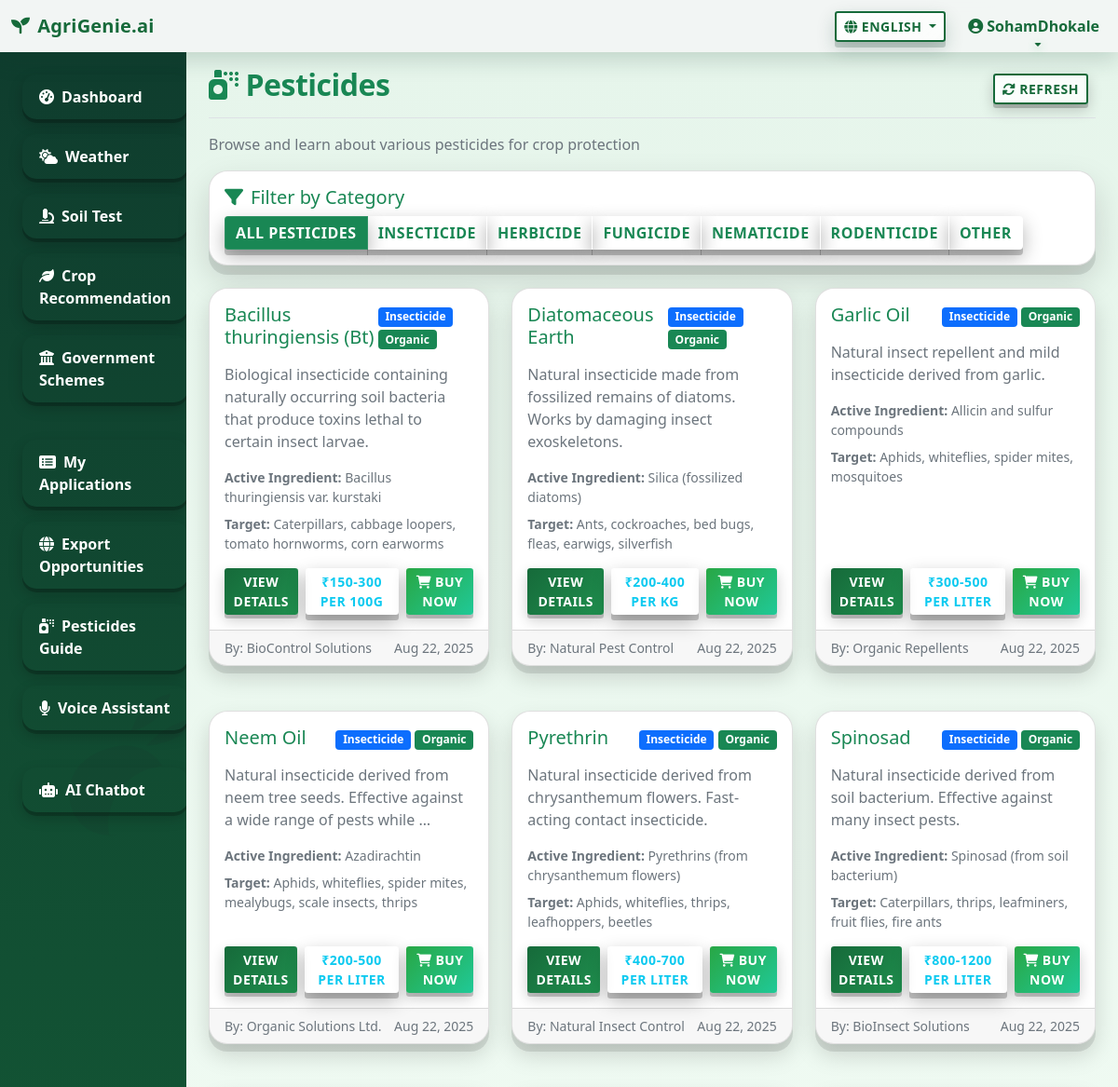
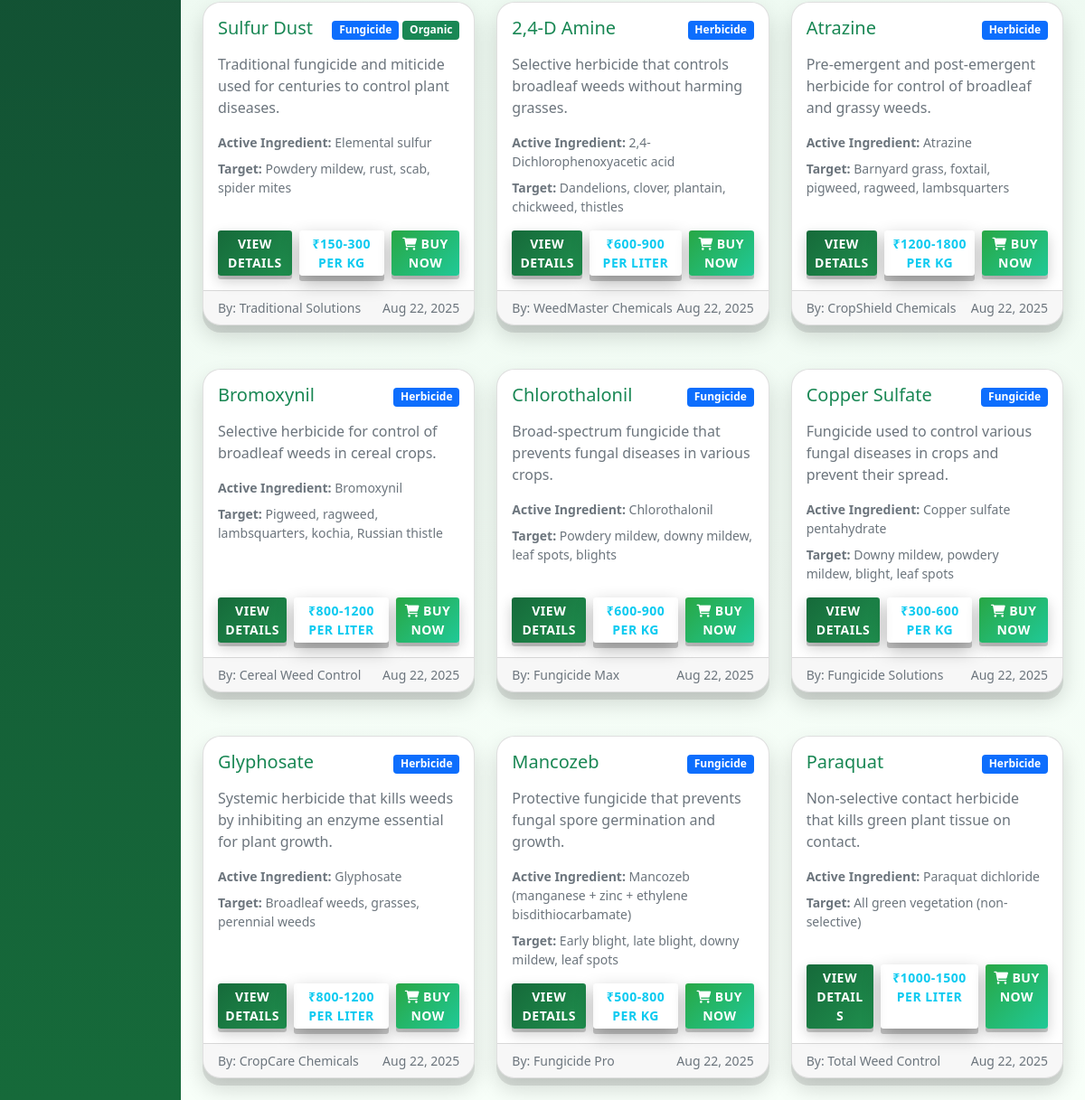
/pesticides/ (signed in), run on the app's committed database (2 pictures, top to bottom).
### apps/authentication/models.py (models this page shows, shortened)
class CustomUser(AbstractUser):
    phone = models.CharField(max_length=15, blank=True)
    location = models.CharField(max_length=100, blank=True)
    farm_size = models.DecimalField(max_digits=10, decimal_places=2, null=True, blank=True)
    state = models.CharField(max_length=50, blank=True)
    district = models.CharField(max_length=50, blank=True)
    created_at = models.DateTimeField(auto_now_add=True)

### apps/pesticides/models.py (models this page shows, shortened)
class Pesticide(models.Model):
    CATEGORY_CHOICES = [
        ('insecticide', 'Insecticide'),
        ('herbicide', 'Herbicide'),
        ('fungicide', 'Fungicide'),
        ('nematicide', 'Nematicide'),
        ('rodenticide', 'Rodenticide'),
        ('other', 'Other'),
    ]
    name = models.CharField(max_length=200)
    category = models.CharField(max_length=20, choices=CATEGORY_CHOICES)
    active_ingredient = models.CharField(max_length=200)
    description = models.TextField()
    target_pests = models.TextField()
    application_method = models.TextField()
    dosage = models.CharField(max_length=100)
    safety_precautions = models.TextField()
    manufacturer = models.CharField(max_length=200)
    price_range = models.CharField(max_length=100, blank=True)
    is_organic = models.BooleanField(default=False)
    created_at = models.DateTimeField(auto_now_add=True)
    class Meta:
        ordering = ['name']

### apps/pesticides/views.py (the view)
# urls.py: path('', views.pesticides_list, name='pesticides_list'),
@login_required
def pesticides_list(request):
    category = request.GET.get('category')
    if category:
        organic_pesticides = Pesticide.objects.filter(category=category, is_organic=True)
        non_organic_pesticides = Pesticide.objects.filter(category=category, is_organic=False)
        pesticides = list(organic_pesticides) + list(non_organic_pesticides)
    else:
        organic_pesticides = Pesticide.objects.filter(is_organic=True)
        non_organic_pesticides = Pesticide.objects.filter(is_organic=False)
        pesticides = list(organic_pesticides) + list(non_organic_pesticides)
    categories = Pesticide.CATEGORY_CHOICES
    selected_category = category
    context = {
        'pesticides': pesticides,
        'categories': categories,
        'selected_category': selected_category,
    }
    return render(request, 'pesticides/list.html', context)

### apps/authentication/context_processors.py (called while the page is built)
def site_language(request):
    lang = request.session.get('site_lang') or request.COOKIES.get('site_lang') or 'en'
    def t(key):
        """Template function to get translation"""
        return get_translation(key, lang)
    def translate(text):
        """Template function to translate text"""
        return translate_text(text, lang)
    return {
        'site_lang': lang,
        't': t,
        'translate': translate
    }

### apps/authentication/templatetags/translation_tags.py (called while the page is built)
@register.filter
@stringfilter
def t(key, language='en'):
    return get_translation(key, language)

### apps/authentication/translations.py (called while the page is built)
def get_translation(key, language='en'):
    return TRANSLATIONS.get(language, {}).get(key, TRANSLATIONS['en'].get(key, key))

### templates/pesticides/list.html (shortened to what this page needs)
{% extends 'base/base.html' %}
{% block content %}
<div class="d-flex justify-content-between flex-wrap flex-md-nowrap align-items-center pt-3 pb-2 mb-3 border-bottom">
    <h1 class="h2 text-success dashboard-title">
        <i class="fas fa-spray-can me-2"></i>Pesticides
    </h1>
    <div class="btn-toolbar mb-2 mb-md-0">
        <div class="btn-group me-2">
            <button type="button" class="btn btn-sm btn-outline-secondary refresh-btn" onclick="location.reload()">
                <i class="fas fa-sync-alt me-1"></i>Refresh
            </button>
        </div>
    </div>
</div>
<p class="text-muted">Browse and learn about various pesticides for crop protection</p>
<div class="card mb-4 hover-card">
    <div class="card-body">
        <h5 class="card-title text-success"><i class="fas fa-filter me-2"></i>Filter by Category</h5>
        <div class="btn-group" role="group">
            <a href="{% url 'pesticides_list' %}" class="btn btn-outline-success {% if not selected_category %}active{% endif %}">
                All Pesticides
            </a>
            {% for category_code, category_name in categories %}
            <a href="{% url 'pesticides_list' %}?category={{ category_code }}"
               class="btn btn-outline-success {% if selected_category == category_code %}active{% endif %}">
                {{ category_name }}
            </a>
            {% endfor %}
        </div>
    </div>
</div>
{% if pesticides %}
    <div class="row g-4">
        {% for pesticide in pesticides %}
        <div class="col-md-6 col-lg-4 mb-4">
            <div class="card h-100 feature-card hover-card">
                <div class="card-body">
                    <div class="d-flex justify-content-between align-items-start mb-2">
                        <h5 class="card-title text-success">{{ pesticide.name }}</h5>
                        <div>
                            <span class="badge bg-primary">{{ pesticide.get_category_display }}</span>
                            {% if pesticide.is_organic %}
                            <span class="badge bg-success">Organic</span>
                            {% endif %}
                        </div>
                    </div>
                    <p class="card-text text-muted">{{ pesticide.description|truncatewords:15 }}</p>
                    <div class="small text-muted mb-2">
                        <strong>Active Ingredient:</strong> {{ pesticide.active_ingredient }}
                    </div>
                    <div class="small text-muted mb-3">
                        <strong>Target:</strong> {{ pesticide.target_pests|truncatewords:8 }}
                    </div>
                    <div class="d-flex gap-2 mt-auto">
                        <a href="{% url 'pesticide_detail' pesticide.id %}" class="btn btn-primary btn-sm feature-btn">View Details</a>
                        {% if pesticide.price_range %}
                        <span class="btn btn-outline-info btn-sm">{{ pesticide.price_range }}</span>
                        {% endif %}
                        <a href="https://www.amazon.in/s?k={{ pesticide.name }}+{{ pesticide.active_ingredient }}+pesticide" target="_blank" class="btn btn-success btn-sm feature-btn">
                            <i class="fas fa-shopping-cart me-1"></i>Buy Now
                        </a>
                    </div>
                </div>
                <div class="card-footer text-muted small">
                    <div class="d-flex justify-content-between">
                        <span>By: {{ pesticide.manufacturer }}</span>
                        <span>{{ pesticide.created_at|date:"M d, Y" }}</span>
                    </div>
                </div>
            </div>
        </div>
        {% endfor %}
    </div>
{% endif %}
{% endblock %}

### templates/base/base.html (shortened to what this page needs)
{% load translation_tags %}
<!DOCTYPE html>
<html lang="en">
<head>
    <link href="https://cdn.jsdelivr.net/npm/bootstrap@5.1.3/dist/css/bootstrap.min.css" rel="stylesheet">
    <link href="https://cdnjs.cloudflare.com/ajax/libs/font-awesome/6.0.0/css/all.min.css" rel="stylesheet">
</head>
<body>
    <nav class="navbar navbar-expand-lg navbar-light">
        <div class="container-fluid">
            <a class="navbar-brand" href="{% url 'dashboard' %}">
                <i class="fas fa-seedling me-2"></i>AgriGenie.ai
            </a>
            <div class="collapse navbar-collapse" id="navbarSupportedContent">
                <div class="d-flex align-items-center gap-2 me-3">
                    <div class="dropdown">
                        <button class="btn btn-sm btn-outline-secondary dropdown-toggle" id="siteLangBtn" data-bs-toggle="dropdown">
                            <i class="fas fa-globe me-1"></i><span id="siteLangText">{{ site_lang|default:'en' }}</span>
                        </button>
                    </div>
                </div>
                <ul class="navbar-nav mb-2 mb-lg-0">
                    {% if user.is_authenticated %}
                        <li class="nav-item dropdown">
                            <a class="nav-link dropdown-toggle" href="#" id="navbarDropdown" role="button" data-bs-toggle="dropdown">
                                <i class="fas fa-user-circle me-1"></i>{{ user.first_name|default:user.username }}
                            </a>
                        </li>
                    {% else %}
                        <li class="nav-item"><a class="nav-link" href="{% url 'login' %}">{{ 'login'|t:site_lang }}</a></li>
                        <li class="nav-item"><a class="nav-link" href="{% url 'register' %}">{{ 'register'|t:site_lang }}</a></li>
                    {% endif %}
                </ul>
            </div>
        </div>
    </nav>
    <div class="container-fluid">
        <div class="row">
            {% if user.is_authenticated %}
            <nav class="col-md-3 col-lg-2 d-md-block sidebar collapse">
                <div class="position-sticky pt-3">
                    <div class="crop-art">
                        <svg viewBox="0 0 64 64" xmlns="http://www.w3.org/2000/svg" fill="currentColor">
                            <path d="M21 52c0-11 9-20 20-20h3c-2-6-8-10-15-10C17 22 10 29 10 38c0 8 6 14 14 14h-3Z"/>
                            <path d="M36 18c3-6 9-10 16-10-3 6-9 10-16 10Z"/>
                            <path d="M40 24c5-4 12-6 19-6-4 5-11 7-19 6Z"/>
                        </svg>
                    </div>
                    <ul class="nav flex-column">
                        <li class="nav-item"><a class="nav-link" href="{% url 'dashboard' %}"><i class="fas fa-tachometer-alt me-2"></i>{{ 'dashboard'|t:site_lang }}</a></li>
                        <li class="nav-item"><a class="nav-link" href="{% url 'weather_dashboard' %}"><i class="fas fa-cloud-sun me-2"></i>{{ 'weather'|t:site_lang }}</a></li>
                        <li class="nav-item"><a class="nav-link" href="{% url 'soil_test' %}"><i class="fas fa-microscope me-2"></i>{{ 'soil_test'|t:site_lang }}</a></li>
                        <li class="nav-item"><a class="nav-link" href="{% url 'crop_recommendation' %}"><i class="fas fa-leaf me-2"></i>{{ 'crop_recommendation'|t:site_lang }}</a></li>
                        <li class="nav-item"><a class="nav-link" href="{% url 'schemes_list' %}"><i class="fas fa-university me-2"></i>{{ 'government_schemes'|t:site_lang }}</a></li>
                        <li class="nav-item"><a class="nav-link" href="{% url 'my_applications' %}"><i class="fas fa-list-alt me-2"></i>My Applications</a></li>
                        <li class="nav-item"><a class="nav-link" href="{% url 'exports_list' %}"><i class="fas fa-globe me-2"></i>{{ 'export_opportunities'|t:site_lang }}</a></li>
                        <li class="nav-item"><a class="nav-link" href="{% url 'pesticides_list' %}"><i class="fas fa-spray-can me-2"></i>{{ 'pesticides_guide'|t:site_lang }}</a></li>
                        <li class="nav-item"><a class="nav-link" href="{% url 'voice_assistant' %}"><i class="fas fa-microphone me-2"></i>{{ 'voice_assistant'|t:site_lang }}</a></li>
                        <li class="nav-item"><a class="nav-link" href="{% url 'chatbot' %}"><i class="fas fa-robot me-2"></i>{{ 'ai_chatbot'|t:site_lang }}</a></li>
                    </ul>
                </div>
            </nav>
            {% endif %}
            <main class="col-md-9 ms-sm-auto col-lg-10 px-md-4 main-content">
                {% block content %}{% endblock %}
            </main>
        </div>
    </div>
</body>
</html>

### templates/pesticides/list.html (style rules this page uses)
.hover-card { transition: all 0.3s ease; border: 1px solid rgba(0,0,0,.125); }
.feature-card { height: 100%; display: flex; flex-direction: column; }
.feature-card .card-body { flex: 1 1 auto; display: flex; flex-direction: column; }
.feature-btn { transition: all 0.3s cubic-bezier(0.4, 0, 0.2, 1); transform: translateZ(15px); box-shadow: 0 4px 0 rgba(0,0,0,0.2), 0 6px 15px rgba(0,0,0,0.2); }
.refresh-btn { transition: all 0.3s cubic-bezier(0.4, 0, 0.2, 1); transform: translateZ(15px); box-shadow: 0 4px 0 rgba(0,0,0,0.2), 0 6px 15px rgba(0,0,0,0.2); }
.dashboard-title { font-weight: 600; letter-spacing: -0.5px; }

### data on the page
CustomUser: first_name "SohamDhokale"
Pesticide: name "Bacillus thuringiensis (Bt)", category "Insecticide", is_organic "Organic", description "Biological insecticide containing naturally occurring soil bacteria that produce toxins lethal to certain insect larvae.", active_ingredient "Bacillus thuringiensis var. kurstaki", target_pests "Caterpillars, cabbage loopers, tomato hornworms, corn earworms", price_range "₹150-300 PER 100G", manufacturer "BioControl Solutions", created_at "Aug 22, 2025"
Pesticide: name "Diatomaceous Earth", category "Insecticide", is_organic "Organic", description "Natural insecticide made from fossilized remains of diatoms. Works by damaging insect exoskeletons.", active_ingredient "Silica (fossilized diatoms)", target_pests "Ants, cockroaches, bed bugs, fleas, earwigs, silverfish", price_range "₹200-400 PER KG", manufacturer "Natural Pest Control", created_at "Aug 22, 2025"
Pesticide: name "Garlic Oil", category "Insecticide", is_organic "Organic", description "Natural insect repellent and mild insecticide derived from garlic.", active_ingredient "Allicin and sulfur compounds", target_pests "Aphids, whiteflies, spider mites, mosquitoes", price_range "₹300-500 PER LITER", manufacturer "Organic Repellents", created_at "Aug 22, 2025"
Pesticide: name "Neem Oil", category "Insecticide", is_organic "Organic", description "Natural insecticide derived from neem tree seeds. Effective against a wide range of pests while …", active_ingredient "Azadirachtin", target_pests "Aphids, whiteflies, spider mites, mealybugs, scale insects, thrips", price_range "₹200-500 PER LITER", manufacturer "Organic Solutions Ltd.", created_at "Aug 22, 2025"
Pesticide: name "Pyrethrin", category "Insecticide", is_organic "Organic", description "Natural insecticide derived from chrysanthemum flowers. Fast-acting contact insecticide.", active_ingredient "Pyrethrins (from chrysanthemum flowers)", target_pests "Aphids, whiteflies, thrips, leafhoppers, beetles", price_range "₹400-700 PER LITER", manufacturer "Natural Insect Control", created_at "Aug 22, 2025"
Pesticide: name "Spinosad", category "Insecticide", is_organic "Organic", description "Natural insecticide derived from soil bacterium. Effective against many insect pests.", active_ingredient "Spinosad (from soil bacterium)", target_pests "Caterpillars, thrips, leafminers, fruit flies, fire ants", price_range "₹800-1200 PER LITER", manufacturer "BioInsect Solutions", created_at "Aug 22, 2025"
Pesticide: name "Sulfur Dust", category "Fungicide", is_organic "Organic", description "Traditional fungicide and miticide used for centuries to control plant diseases.", active_ingredient "Elemental sulfur", target_pests "Powdery mildew, rust, scab, spider mites", price_range "₹150-300 PER KG", manufacturer "Traditional Solutions", created_at "Aug 22, 2025"
Pesticide: name "2,4-D Amine", category "Herbicide", description "Selective herbicide that controls broadleaf weeds without harming grasses.", active_ingredient "2,4-Dichlorophenoxyacetic acid", target_pests "Dandelions, clover, plantain, chickweed, thistles", price_range "₹600-900 PER LITER", manufacturer "WeedMaster Chemicals", created_at "Aug 22, 2025"
Pesticide: name "Atrazine", category "Herbicide", description "Pre-emergent and post-emergent herbicide for control of broadleaf and grassy weeds.", active_ingredient "Atrazine", target_pests "Barnyard grass, foxtail, pigweed, ragweed, lambsquarters", price_range "₹1200-1800 PER KG", manufacturer "CropShield Chemicals", created_at "Aug 22, 2025"
Pesticide: name "Bromoxynil", category "Herbicide", description "Selective herbicide for control of broadleaf weeds in cereal crops.", active_ingredient "Bromoxynil", target_pests "Pigweed, ragweed, lambsquarters, kochia, Russian thistle", price_range "₹800-1200 PER LITER", manufacturer "Cereal Weed Control", created_at "Aug 22, 2025"
Pesticide: name "Chlorothalonil", category "Fungicide", description "Broad-spectrum fungicide that prevents fungal diseases in various crops.", active_ingredient "Chlorothalonil", target_pests "Powdery mildew, downy mildew, leaf spots, blights", price_range "₹600-900 PER KG", manufacturer "Fungicide Max", created_at "Aug 22, 2025"
Pesticide: name "Copper Sulfate", category "Fungicide", description "Fungicide used to control various fungal diseases in crops and prevent their spread.", active_ingredient "Copper sulfate pentahydrate", target_pests "Downy mildew, powdery mildew, blight, leaf spots", price_range "₹300-600 PER KG", manufacturer "Fungicide Solutions", created_at "Aug 22, 2025"
Pesticide: name "Glyphosate", category "Herbicide", description "Systemic herbicide that kills weeds by inhibiting an enzyme essential for plant growth.", active_ingredient "Glyphosate", target_pests "Broadleaf weeds, grasses, perennial weeds", price_range "₹800-1200 PER LITER", manufacturer "CropCare Chemicals", created_at "Aug 22, 2025"
Pesticide: name "Mancozeb", category "Fungicide", description "Protective fungicide that prevents fungal spore germination and growth.", active_ingredient "Mancozeb (manganese + zinc + ethylene bisdithiocarbamate)", target_pests "Early blight, late blight, downy mildew, leaf spots", price_range "₹500-800 PER KG", manufacturer "Fungicide Pro", created_at "Aug 22, 2025"
Pesticide: name "Paraquat", category "Herbicide", description "Non-selective contact herbicide that kills green plant tissue on contact.", active_ingredient "Paraquat dichloride", target_pests "All green vegetation (non-selective)", price_range "₹1000-1500 PER LITER", manufacturer "Total Weed Control", created_at "Aug 22, 2025"

### other printed values
{{ 'dashboard'|t:site_lang }} "Dashboard"
{{ 'weather'|t:site_lang }} "Weather"
{{ 'soil_test'|t:site_lang }} "Soil Test"
{{ 'crop_recommendation'|t:site_lang }} "Crop Recommendation"
{{ 'government_schemes'|t:site_lang }} "Government Schemes"
{{ 'export_opportunities'|t:site_lang }} "Export Opportunities"
{{ 'pesticides_guide'|t:site_lang }} "Pesticides Guide"
{{ 'voice_assistant'|t:site_lang }} "Voice Assistant"
{{ 'ai_chatbot'|t:site_lang }} "AI Chatbot"
{{ category_name }} "INSECTICIDE" "HERBICIDE" "FUNGICIDE" "NEMATICIDE" "RODENTICIDE" "OTHER"
